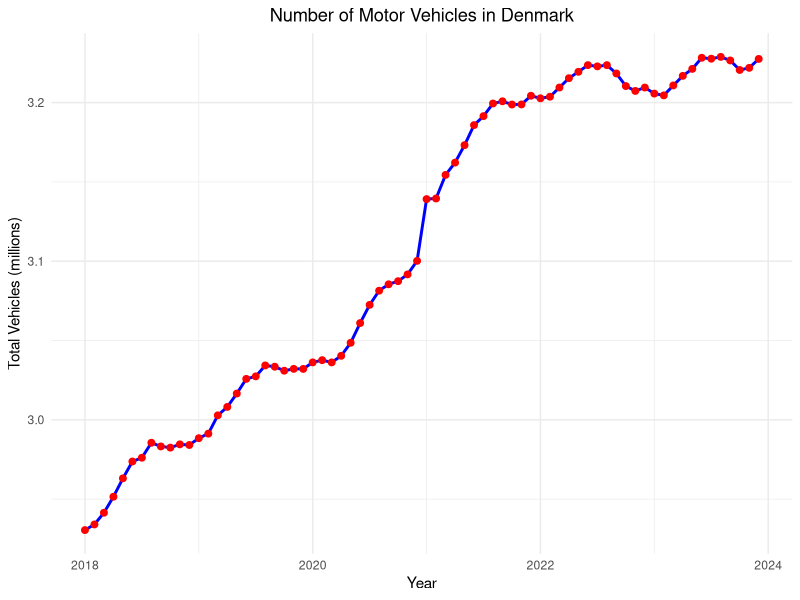

The R script that drew this image:
### Load necessary libraries
library(ggplot2)

### Read the data
# Ensure that the working directory is correctly set
setwd("C:/Users/Zosia/Desktop/DTU/S2/Time-Series-Analysis/Assignment1")

# Load data
D <- read.csv("DST_BIL54.csv")

# Convert time column to POSIXct format
D$time <- as.POSIXct(paste0(D$time, "-01"), format="%Y-%m-%d", tz="UTC")

# Create a time variable 'x' where 2018-Jan is 2018, 2018-Feb is 2018 + 1/12, etc.
D$year <- 1900 + as.POSIXlt(D$time)$year + as.POSIXlt(D$time)$mon / 12

# Extract training data (before 2024)

test_start <- as.POSIXct("2024-01-01", tz="UTC")
Dtrain <- D[D$time < test_start, ]

# Convert total to numeric scale (millions)
Dtrain$total <- as.numeric(Dtrain$total) / 1E6

# Plot training data
plot_data <- ggplot(Dtrain, aes(x = year, y = total)) +
  geom_line(color = "blue", size = 1) +
  geom_point(color = "red", size = 2) +
  labs(title = "Number of Motor Vehicles in Denmark",
       x = "Year",
       y = "Total Vehicles (millions)") +
  theme_minimal() +
  theme(plot.title = element_text(hjust = 0.5))

ggsave("plot_data.png")
